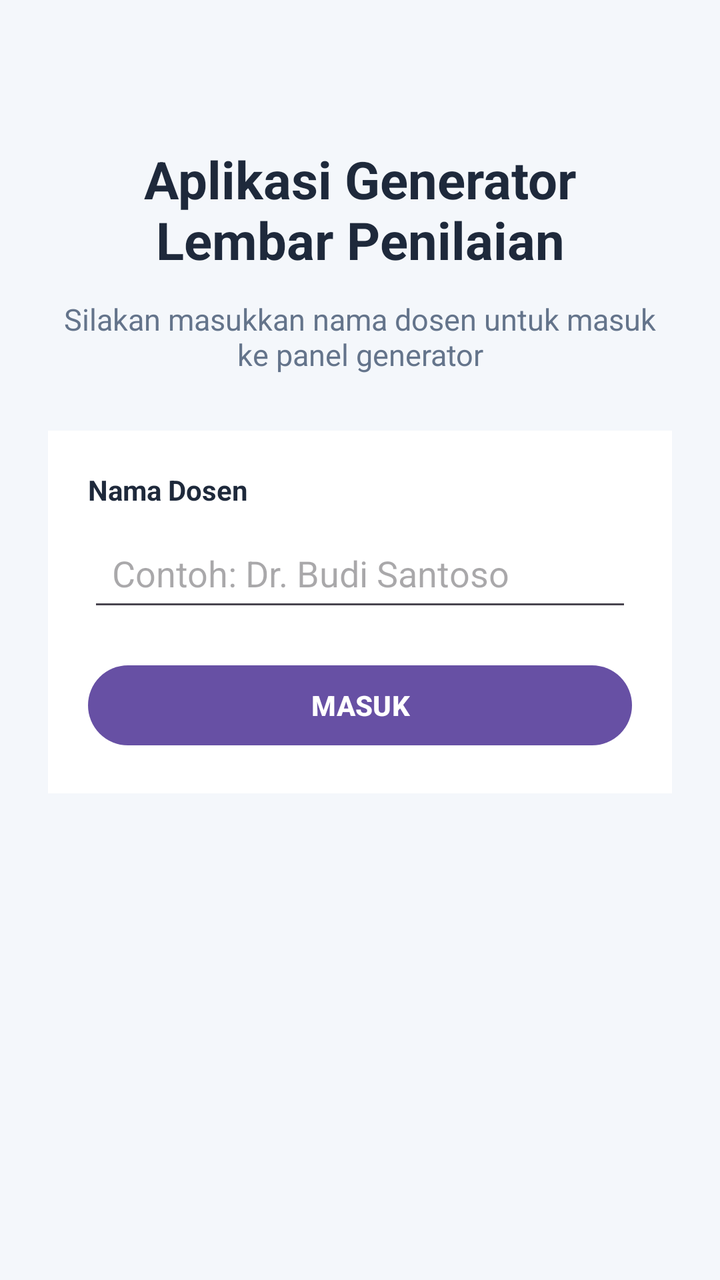
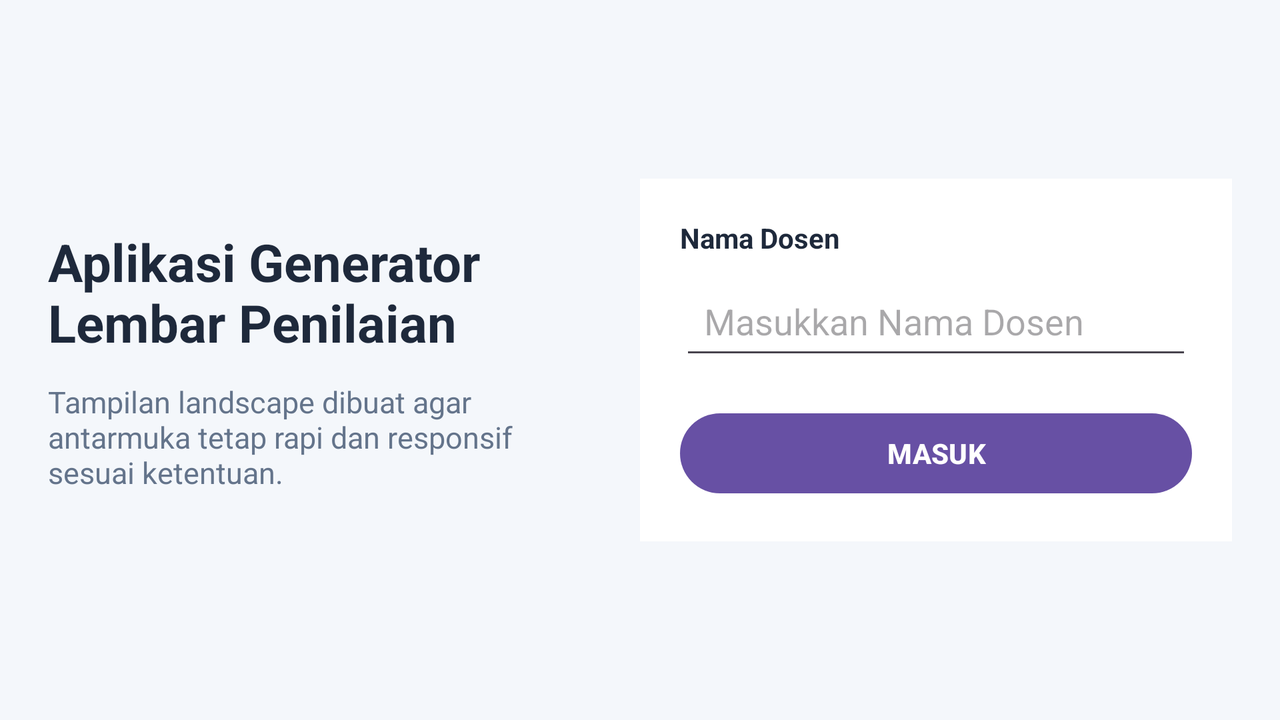

First picture: res/layout/ on a phone held upright. Second picture: the repository's own variant of that layout, on a device whose configuration matches the variant's folder. Source for both follows.
<!-- AndroidManifest.xml: application theme Theme.GeneratorLembarPenilaian -->
<!-- res/layout/activity_main.xml -->
<?xml version="1.0" encoding="utf-8"?>
<ScrollView xmlns:android="http://schemas.android.com/apk/res/android"
    android:layout_width="match_parent"
    android:layout_height="match_parent"
    android:background="@color/bg_soft">

    <LinearLayout
        android:layout_width="match_parent"
        android:layout_height="wrap_content"
        android:orientation="vertical"
        android:padding="24dp"
        android:gravity="center_horizontal">

        <TextView
            android:layout_width="wrap_content"
            android:layout_height="wrap_content"
            android:text="Aplikasi Generator\nLembar Penilaian"
            android:textAlignment="center"
            android:textColor="@color/primary_text"
            android:textSize="26sp"
            android:textStyle="bold"
            android:layout_marginTop="48dp"
            android:layout_marginBottom="12dp" />

        <TextView
            android:layout_width="wrap_content"
            android:layout_height="wrap_content"
            android:text="Silakan masukkan nama dosen untuk masuk ke panel generator"
            android:textAlignment="center"
            android:textColor="@color/secondary_text"
            android:textSize="15sp"
            android:layout_marginBottom="28dp" />

        <LinearLayout
            android:layout_width="match_parent"
            android:layout_height="wrap_content"
            android:orientation="vertical"
            android:background="@android:color/white"
            android:padding="20dp">

            <TextView
                android:layout_width="wrap_content"
                android:layout_height="wrap_content"
                android:text="Nama Dosen"
                android:textStyle="bold"
                android:textColor="@color/primary_text"
                android:layout_marginBottom="8dp" />

            <EditText
                android:id="@+id/etNamaDosen"
                android:layout_width="match_parent"
                android:layout_height="wrap_content"
                android:hint="Contoh: Dr. Budi Santoso"
                android:inputType="textPersonName"
                android:minHeight="48dp"
                android:padding="12dp" />

            <Button
                android:id="@+id/btnMasuk"
                android:layout_width="match_parent"
                android:layout_height="wrap_content"
                android:text="MASUK"
                android:textStyle="bold"
                android:layout_marginTop="18dp" />
        </LinearLayout>

    </LinearLayout>
</ScrollView>
<!-- resources referenced by this layout -->
<resources>
  <color name="bg_soft">#F4F7FB</color>
  <color name="primary_text">#1E293B</color>
  <color name="secondary_text">#64748B</color>
  <style name="Theme.GeneratorLembarPenilaian" parent="Base.Theme.GeneratorLembarPenilaian" />
  <style name="Base.Theme.GeneratorLembarPenilaian" parent="Theme.Material3.DayNight.NoActionBar">
          
          
      </style>
</resources>
<!-- res/layout-land/activity_main.xml (the repository's variant of the layout above) -->
<!-- drawn on the phone turned sideways -->
<?xml version="1.0" encoding="utf-8"?>
<LinearLayout xmlns:android="http://schemas.android.com/apk/res/android"
    android:layout_width="match_parent"
    android:layout_height="match_parent"
    android:orientation="horizontal"
    android:background="@color/bg_soft"
    android:padding="24dp"
    android:gravity="center">

    <LinearLayout
        android:layout_width="0dp"
        android:layout_height="wrap_content"
        android:layout_weight="1"
        android:orientation="vertical"
        android:paddingEnd="20dp">

        <TextView
            android:layout_width="wrap_content"
            android:layout_height="wrap_content"
            android:text="Aplikasi Generator\nLembar Penilaian"
            android:textColor="@color/primary_text"
            android:textSize="26sp"
            android:textStyle="bold"
            android:layout_marginBottom="12dp" />

        <TextView
            android:layout_width="wrap_content"
            android:layout_height="wrap_content"
            android:text="Tampilan landscape dibuat agar antarmuka tetap rapi dan responsif sesuai ketentuan."
            android:textColor="@color/secondary_text"
            android:textSize="15sp" />
    </LinearLayout>

    <LinearLayout
        android:layout_width="0dp"
        android:layout_height="wrap_content"
        android:layout_weight="1"
        android:orientation="vertical"
        android:background="@android:color/white"
        android:padding="20dp">

        <TextView
            android:layout_width="wrap_content"
            android:layout_height="wrap_content"
            android:text="Nama Dosen"
            android:textStyle="bold"
            android:textColor="@color/primary_text"
            android:layout_marginBottom="8dp" />

        <EditText
            android:id="@+id/etNamaDosen"
            android:layout_width="match_parent"
            android:layout_height="wrap_content"
            android:hint="Masukkan Nama Dosen"
            android:inputType="textPersonName"
            android:minHeight="48dp"
            android:padding="12dp" />

        <Button
            android:id="@+id/btnMasuk"
            android:layout_width="match_parent"
            android:layout_height="wrap_content"
            android:text="MASUK"
            android:textStyle="bold"
            android:layout_marginTop="18dp" />
    </LinearLayout>

</LinearLayout>
